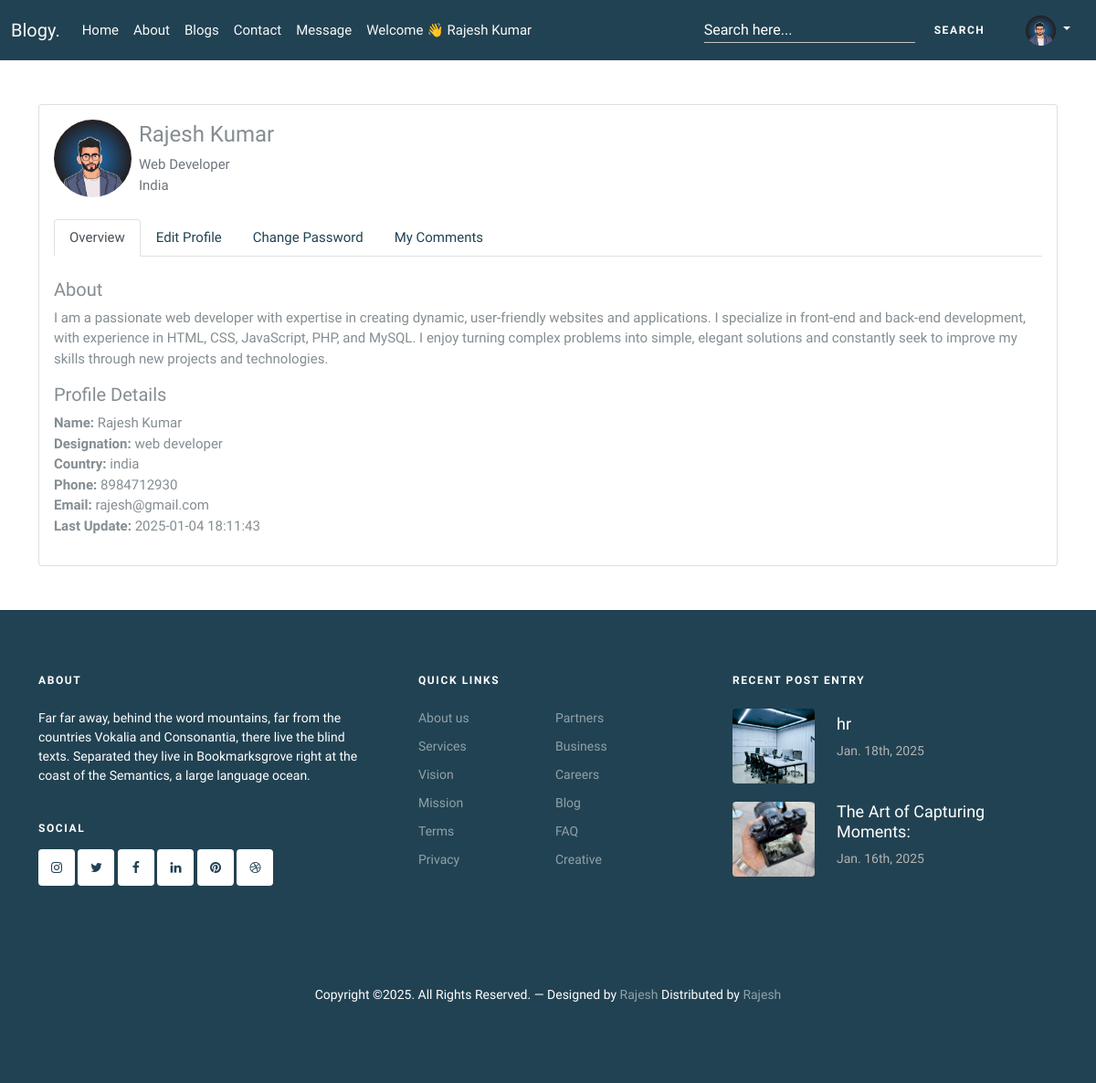
Screenshot of /profile.php (signed in) with the database file from the repository.
### tables this page shows
CREATE TABLE `user_tbl` (
  `id` int(11) NOT NULL,
  `name` varchar(50) NOT NULL,
  `email` varchar(50) NOT NULL,
  `phone` varchar(11) NOT NULL,
  `bio` text NOT NULL,
  `country` varchar(20) NOT NULL,
  `image` varchar(255) NOT NULL DEFAULT 'avatar.jpg',
  `password` text NOT NULL,
  `createdAt` datetime NOT NULL DEFAULT current_timestamp(),
  `designation` varchar(255) NOT NULL
);

CREATE TABLE `about` (
  `id` int(11) NOT NULL,
  `about_1` text NOT NULL,
  `about_2` text NOT NULL,
  `about_1desc` text NOT NULL,
  `about_2desc` text NOT NULL,
  `about_1image` varchar(1000) NOT NULL,
  `about_2image` varchar(1000) NOT NULL
);

CREATE TABLE `blogs_tbl` (
  `id` int(11) NOT NULL,
  `title` text NOT NULL,
  `description` text NOT NULL,
  `userMail` varchar(255) NOT NULL,
  `tags` text NOT NULL,
  `image` varchar(1000) NOT NULL,
  `category` text NOT NULL,
  `createdAt` datetime NOT NULL DEFAULT current_timestamp(),
  `viewCount` int(11) NOT NULL
);

### profile.php (the view, shortened to what this page needs)
<?php
include('./config/config.php');
if (empty($_SESSION['user'])) {
    header('location:index.php');
} else {
?>
    <!doctype html>
    <html lang="en">
    <head>
        <?php include("./layout/csslink.php"); ?>
    </head>
    <body>
        <?php include("./layout/header.php"); ?>
        <div class="container my-5">
            <div class="card">
                <div class="card-body">
                    <?php
                    $email = $_SESSION['user'];
                    $query = "SELECT id, name, email, phone, bio, image, createdAt, designation, country FROM user_tbl WHERE email='$email'";
                    $result = mysqli_query($conn, $query);
                    if (mysqli_num_rows($result) > 0) {
                        $user = mysqli_fetch_assoc($result);
                    }
                    ?>
                    <div class="d-flex align-items-center mb-4">
                        <img src="images/upload/user/<?php echo $user["image"]; ?>" class="me-2 rounded rounded-circle profile-picture-profile" />
                        <div>
                            <h4><?php echo $user['name']; ?></h4>
                            <p class="text-muted text-capitalize mb-0"><?php echo $user["designation"]; ?></p>
                            <p class="text-muted text-capitalize mb-0"><?php echo $user['country']; ?></p>
                        </div>
                    </div>
                    <ul class="nav nav-tabs">
                        <li class="nav-item">
                            <a class="nav-link active" data-bs-toggle="tab" href="#overview">Overview</a>
                        </li>
                        <li class="nav-item">
                            <a class="nav-link" data-bs-toggle="tab" href="#edit">Edit Profile</a>
                        </li>
                        <li class="nav-item">
                            <a class="nav-link" data-bs-toggle="tab" href="#change-password">Change Password</a>
                        </li>
                        <li class="nav-item">
                            <a class="nav-link" data-bs-toggle="tab" href="#comment">My Comments</a>
                        </li>
                    </ul>
                    <div class="tab-content mt-4">
                        <div class="tab-pane fade show active" id="overview">
                            <h5>About</h5>
                            <p><?php echo $user['bio']; ?></p>
                            <h5>Profile Details</h5>
                            <ul class="list-unstyled">
                                <li><strong class="text-capitalize">Name:</strong> <?php echo $user['name']; ?></li>
                                <li><strong class="text-capitalize">Designation:</strong> <?php echo $user['designation']; ?></li>
                                <li><strong class="text-capitalize">Country:</strong> <?php echo $user['country']; ?></li>
                                <li><strong class="text-capitalize">Phone:</strong> <?php echo $user['phone']; ?></li>
                                <li><strong class="text-capitalize">Email:</strong> <?php echo $user['email']; ?></li>
                                <li><strong class="text-capitalize">Last Update:</strong> <?php echo $user['createdAt']; ?></li>
                            </ul>
                        </div>
                    </div>
                </div>
            </div>
        </div>
        <?php include("./layout/footer.php"); ?>
    </body>
    </html>
<?php } ?>

### layout/header.php (shortened to what this page needs)
<?php include('./config/config.php');
?>
<nav class="navbar navbar-expand-lg bg-primary sticky-top">
    <div class="container-fluid">
        <a class="navbar-brand text-light " href="index.php">Blogy<span>.</span></a>
        <div class="collapse navbar-collapse" id="navbarNav">
            <ul class="navbar-nav me-auto mb-2 mb-lg-0">
                <li class="nav-item">
                    <a class="nav-link active link-light" href="index.php">Home</a>
                </li>
                <li class="nav-item">
                    <a class="nav-link link-light" href="about.php">About</a>
                </li>
                <li class="nav-item">
                    <a class="nav-link link-light" href="blog.php">Blogs</a>
                </li>
                <?php
                        if(!empty($_SESSION['user'])){
                        echo ' <li class="nav-item">
                    <a class="nav-link link-light" href="contact.php">Contact</a>
                </li>';
                        }
                        ?>
                <?php
                        if(!empty($_SESSION['user'])){
                        echo '<li class="nav-item">
                    <a class="nav-link link-light" href="message.php">Message</a>
                </li>';
                        }
                        ?>
                        <?php
                        if(!empty($_SESSION['user'])){
                        $email_user = $_SESSION['user'];
                            $sql_query = "select name,image from user_tbl where email='$email_user'";
                            $result_name = mysqli_query($conn,$sql_query);
                            $user_info=[];
                            if (mysqli_num_rows($result_name) > 0) {
                                $user_info = mysqli_fetch_assoc($result_name);
                                echo '<li class="nav-item">
                            <a class="nav-link link-light text-capitalize" href="profile.php">Welcome 👋 '.$user_info['name'].'</a>
                            </li> ';
                            }
                        }
                        ?>
            </ul>
            <form action="search-result.php" class=" d-flex me-2">
                <div class="input-group d-flex align-items-center">
                    <input
                        type="text" id="search"
                        class="form-control m-0 text-light"
                        name="query"
                        placeholder="Search here..."
                        aria-label="Search"
                        required>
                    <button class="btn btn-primary" type="submit">Search</button>
                </div>
            </form>
            <div class="d-flex">
                <?php
                if (empty($_SESSION['user'])) { ?>
                    <button type="button" class="btn btn-dark login-btn me-2" data-bs-toggle="modal" data-bs-target="#ModalFormLogin">
                        login
                    </button>
                    <button type="button" class="btn btn-dark signup-btn" data-bs-toggle="modal" data-bs-target="#ModalFormSignup">
                        Signup
                    </button>
                <?php } else {
                ?>
                    <span class="dropdown">
                        <a class="nav-link dropdown-toggle link-light" href="#" role="button" data-bs-toggle="dropdown" aria-expanded="false">
                            <img src="images/upload/user/<?php echo $user_info['image']; ?>" alt="" class="profile-icon">
                        </a>
                    </span>
                <?php } ?>
            </div>
        </div>
    </div>
</nav>

### layout/footer.php (shortened to what this page needs)
<?php
include("./config/config.php");
?><footer class="site-footer">
		<div class="container">
			<div class="row">
				<div class="col-lg-4">
					<div class="widget">
						<h3 class="mb-4">About</h3>
						<?php
				$sql="select about_1desc from about";
				$result = $conn->query($sql);
				$about=[];
				if($result->num_rows>0){
					$about =mysqli_fetch_assoc($result);
				}
				?>
						<p><?php echo $about['about_1desc']; ?></p>
					</div>
					<div class="widget">
						<h3>Social</h3>
						<ul class="list-unstyled social">
							<li><a href="#"><span class="icon-instagram"></span></a></li>
							<li><a href="#"><span class="icon-twitter"></span></a></li>
							<li><a href="#"><span class="icon-facebook"></span></a></li>
							<li><a href="#"><span class="icon-linkedin"></span></a></li>
							<li><a href="#"><span class="icon-pinterest"></span></a></li>
							<li><a href="#"><span class="icon-dribbble"></span></a></li>
						</ul>
					</div>
				</div>
				<div class="col-lg-4 ps-lg-5">
					<div class="widget">
						<h3 class="mb-4">Quick Links</h3>
						<ul class="list-unstyled float-start links">
							<li><a href="about.php">About us</a></li>
							<li><a href="#">Services</a></li>
							<li><a href="about.php">Vision</a></li>
							<li><a href="about.php">Mission</a></li>
							<li><a href="#">Terms</a></li>
							<li><a href="#">Privacy</a></li>
						</ul>
						<ul class="list-unstyled float-start links">
							<li><a href="#">Partners</a></li>
							<li><a href="#">Business</a></li>
							<li><a href="#">Careers</a></li>
							<li><a href="#">Blog</a></li>
							<li><a href="#">FAQ</a></li>
							<li><a href="#">Creative</a></li>
						</ul>
					</div>
				</div>
				<div class="col-lg-4">
					<div class="widget">
						<h3 class="mb-4">Recent Post Entry</h3>
						<div class="post-entry-footer">
							<ul>
								<?php
								$sql = "select * from blogs_tbl order by createdAt desc limit 2";
								$res = mysqli_query($conn,$sql);
								if(mysqli_num_rows($res)>0){
									foreach($res as $row){ ?>
									<li>
									<a href="">
										<img src="images/upload/blogs/<?php echo $row["image"]; ?>" style="    height: 82px;
    width: 90px;
    object-fit: cover;" alt="Image placeholder" class="me-4 rounded">
										<div class="text">
											<h4><?php
											$title = $row['title'];
											echo substr($title,0,30);
											?></h4>
											<div class="post-meta">
												<span class="mr-2"><?php
												$date_string = $row["createdAt"];;
												$date = new DateTime($date_string);
												$formatted_date = $date->format('M. jS, Y');
												echo $formatted_date;
												?></span>
											</div>
										</div>
									</a>
								</li><?php
									}
								}
								?>
							</ul>
						</div>
					</div>
				</div>
			</div>
			<div class="row mt-5">
				<div class="col-12 text-center">
					<p>Copyright &copy;. All Rights Reserved. &mdash; Designed by <a href="">Rajesh</a> Distributed by <a href="#">Rajesh</a>
					</p>
				</div>
			</div>
		</div>
	</footer>

### css/custom.css (style rules this page uses)
.form-control { background-color: inherit; color: #fff; padding-left: 0; border: 0; border-radius: 0; border-bottom: 1px solid #fff; }
.form-control { height: 27px !important; border-bottom: 1px solid #c9c4c4 !important; }
.profile-icon { height: 33px !important; width: 33px !important; object-fit: cover !important; object-position: center !important; border-radius: 50% !important; }
.profile-picture-profile { width: 85px !important; height: 85px !important; object-fit: cover !important; object-position: center !important; }

### rows the page displays
user_tbl: name "Rajesh Kumar", image (picture), designation "Web Developer", country "India", bio "I am a passionate web developer with expertise in creating dynamic, user-friendly websites and applications. I specialize in front-end and back-end development, with experience in HTML, CSS, JavaScript, PHP, and MySQL. I enjoy turning complex problems into simple, elegant solutions and constantly seek to improve my skills through new projects and technologies.", designation "web developer", country "india", phone "8984712930", email "rajesh@gmail.com", createdAt "2025-01-04 18:11:43"
about: about_1desc "Far far away, behind the word mountains, far from the countries Vokalia and Consonantia, there live the blind texts. Separated they live in Bookmarksgrove right at the coast of the Semantics, a large language ocean."
blogs_tbl: image (picture), title "hr", createdAt "Jan. 18th, 2025"
blogs_tbl: image (picture), title "The Art of Capturing Moments:", createdAt "Jan. 16th, 2025"
